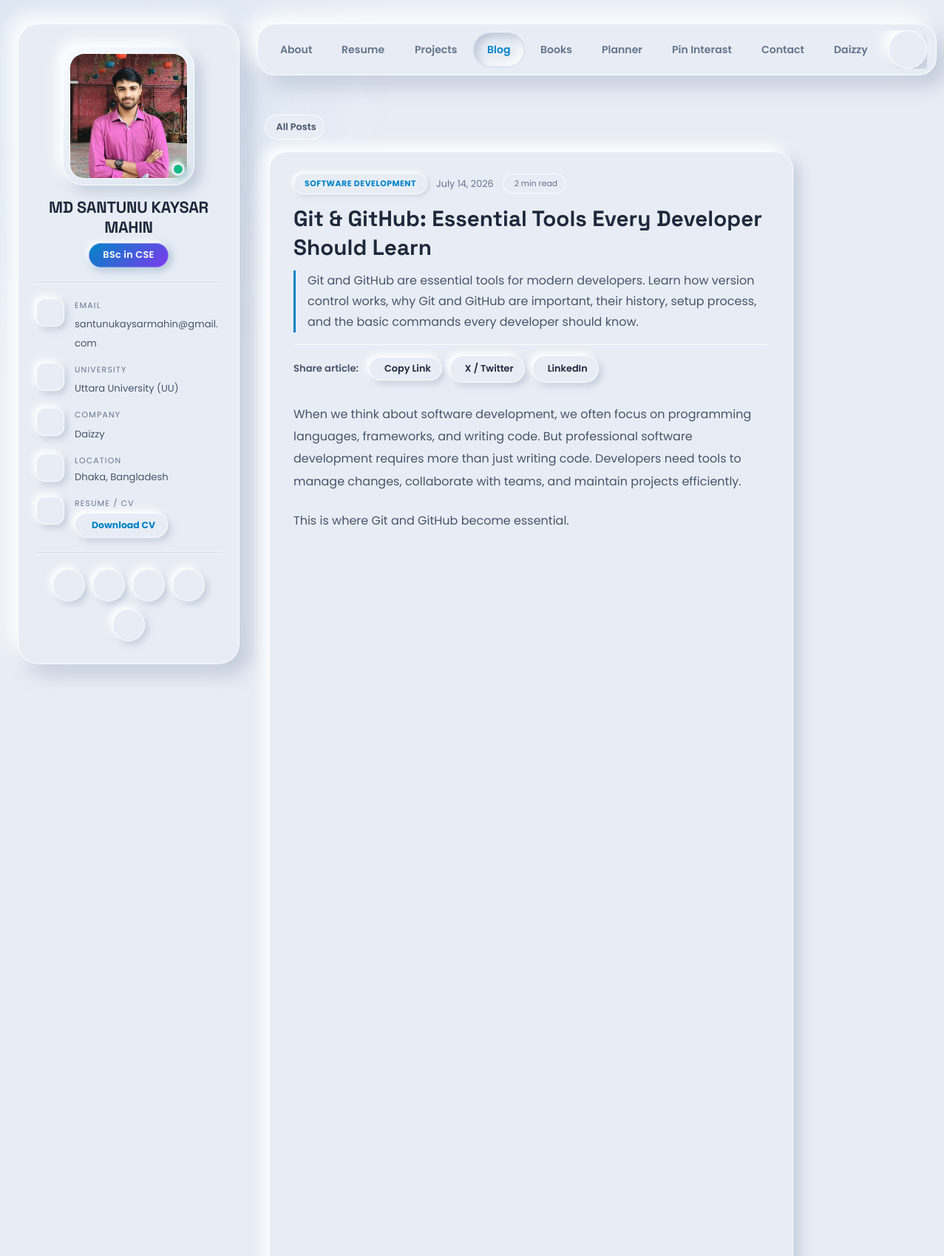
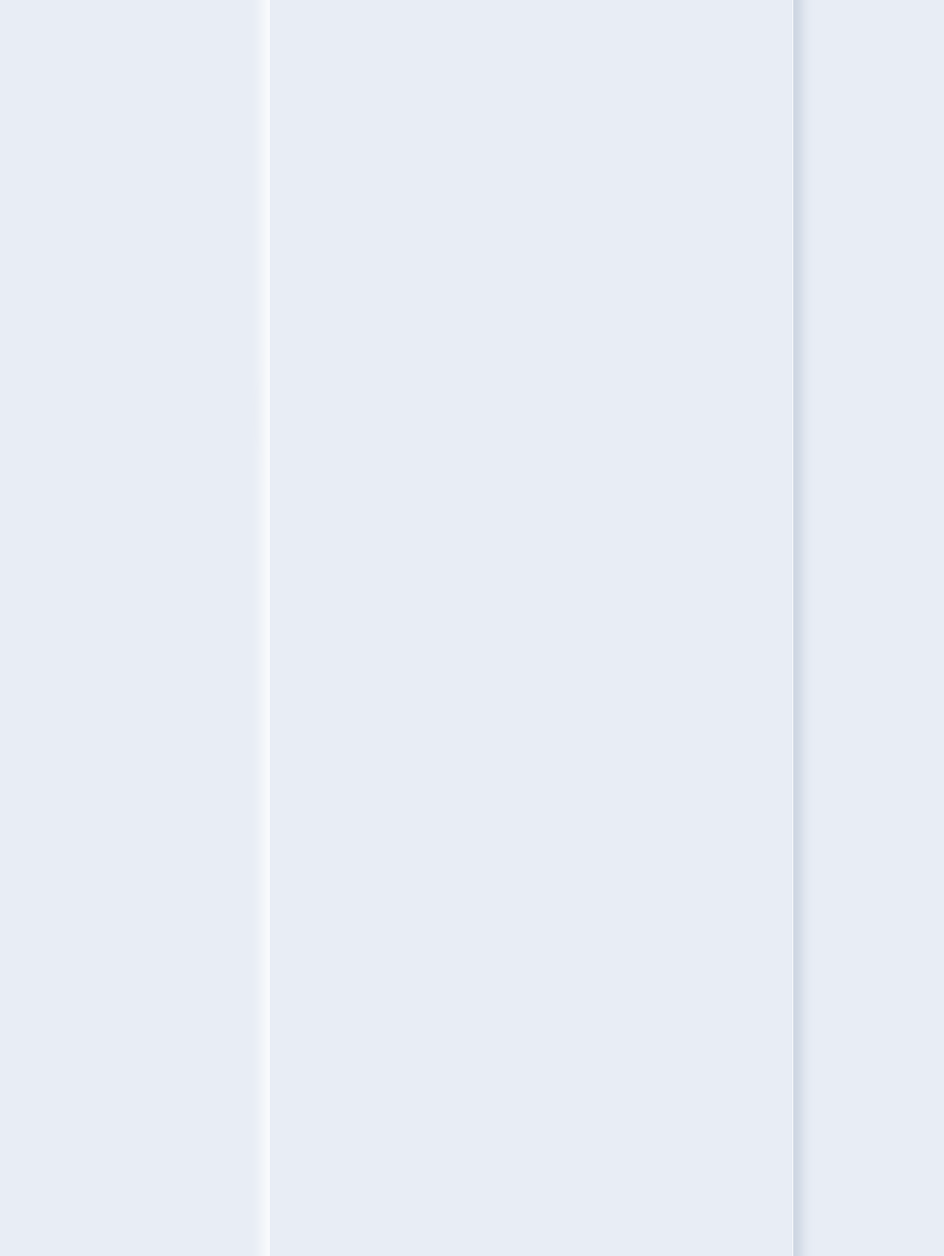
Screenshot of /blog/git-github-essential-tools-every-developer-should-learn/ (upper part) with the database file from the repository (2 pictures, top to bottom).
### portfolio/models.py (models this page shows, shortened)
class Profile(models.Model):
    name = models.CharField(max_length=100)
    title = models.CharField(max_length=200, help_text="e.g. Full Stack Django Developer")
    bio = models.TextField()
    email = models.EmailField()
    location = models.CharField(max_length=100, blank=True)
    company = models.CharField(max_length=100, blank=True)
    company_url = models.URLField(blank=True)
    university = models.CharField(max_length=200, blank=True)
    university_url = models.URLField(blank=True)
    github_url = models.URLField(blank=True)
    linkedin_url = models.URLField(blank=True)
    facebook_url = models.URLField(blank=True, help_text="Facebook profile or page URL")
    pinterest_url = models.URLField(blank=True, help_text="Pinterest profile URL")
    twitter_url = models.URLField(blank=True, help_text="Twitter / X profile URL")
    instagram_url = models.URLField(blank=True, help_text="Instagram profile URL")
    youtube_url = models.URLField(blank=True, help_text="YouTube channel or video URL")
    daizzy_url = models.URLField(blank=True, help_text="Daizzy external link URL")
    avatar = models.ImageField(upload_to='profile/', blank=True, null=True)
    cv = models.FileField(upload_to='cv/', blank=True, null=True, help_text="Upload your CV (PDF)")
    class Meta:
        verbose_name = "Profile"
        verbose_name_plural = "Profile"
    def get_social_links(self):
        links = []
        custom_links = list(self.social_links.filter(is_active=True).order_by('order', 'id'))
        for cl in custom_links:
            links.append({
                'platform': cl.platform,
                'label': cl.label or cl.get_platform_display(),
                'url': cl.url,
                'icon': cl.get_icon(),
            })
        existing_urls = {l['url'] for l in links}
        field_map = [
            ('github', 'GitHub', self.github_url, 'logo-github'),
            ('linkedin', 'LinkedIn', self.linkedin_url, 'logo-linkedin'),
            ('facebook', 'Facebook', self.facebook_url, 'logo-facebook'),
            ('pinterest', 'Pinterest', self.pinterest_url, 'logo-pinterest'),
            ('twitter', 'Twitter / X', self.twitter_url, 'logo-twitter'),
            ('instagram', 'Instagram', self.instagram_url, 'logo-instagram'),
            ('youtube', 'YouTube', self.youtube_url, 'logo-youtube'),
        ]
        for platform, label, url, icon in field_map:
            if url and url not in existing_urls:
                links.append({
                    'platform': platform,
                    'label': label,
                    'url': url,
                    'icon': icon,
                })
                existing_urls.add(url)
        return links

class SocialLink(models.Model):
    PLATFORM_CHOICES = [
        ('facebook', 'Facebook'),
        ('pinterest', 'Pinterest'),
        ('github', 'GitHub'),
        ('linkedin', 'LinkedIn'),
        ('twitter', 'Twitter / X'),
        ('instagram', 'Instagram'),
        ('youtube', 'YouTube'),
        ('discord', 'Discord'),
        ('telegram', 'Telegram'),
        ('kaggle', 'Kaggle'),
        ('leetcode', 'LeetCode'),
        ('dribbble', 'Dribbble'),
        ('behance', 'Behance'),
        ('medium', 'Medium'),
        ('whatsapp', 'WhatsApp'),
        ('custom', 'Custom / Website'),
    ]
    profile = models.ForeignKey(
        Profile, on_delete=models.CASCADE, related_name='social_links',
        null=True, blank=True, help_text="Link to profile"
    )
    platform = models.CharField(max_length=50, choices=PLATFORM_CHOICES, default='facebook')
    label = models.CharField(max_length=100, blank=True, help_text="Display label (e.g. 'Facebook Page', 'Pinterest Art')")
    url = models.URLField(help_text="Full link URL")
    icon_name = models.CharField(
        max_length=60, blank=True,
        help_text="Custom Ionicon name (leave blank to auto-detect from platform choice)"
    )
    order = models.PositiveIntegerField(default=0)
    is_active = models.BooleanField(default=True)
    class Meta:
        ordering = ['order', 'id']
        verbose_name = "Social Link"
        verbose_name_plural = "Social Links"
    def get_icon(self):
        if self.icon_name:
            return self.icon_name

class CustomNavLink(models.Model):
    title = models.CharField(max_length=60, help_text="Link title (e.g. Daizzy)")
    url = models.URLField(help_text="Target external or internal URL")
    icon_name = models.CharField(
        max_length=60, blank=True,
        help_text="Ionicon name e.g. sparkles-outline, globe-outline, open-outline, rocket-outline"
    )
    open_in_new_tab = models.BooleanField(default=True, help_text="Open in a new browser tab")
    is_active = models.BooleanField(default=True)
    order = models.PositiveIntegerField(default=0)
    class Meta:
        ordering = ['order', 'id']
        verbose_name = "Custom Nav Link"
        verbose_name_plural = "Custom Nav Links"
    def get_icon(self):
        return self.icon_name or 'open-outline'

### blog/models.py (models this page shows, shortened)
class BlogPost(models.Model):
    title = models.CharField(max_length=300)
    slug = models.SlugField(unique=True, blank=True, max_length=350)
    category = models.ForeignKey(Category, on_delete=models.SET_NULL, null=True, blank=True, related_name='posts')
    banner = models.ImageField(upload_to='blog/', blank=True, null=True)
    banner_url = models.URLField(max_length=1000, blank=True, null=True, help_text="Online image URL for the banner")
    excerpt = models.TextField(max_length=500, blank=True, help_text="Short summary shown on listing page")
    content = models.TextField()
    is_published = models.BooleanField(default=False)
    created_at = models.DateTimeField(auto_now_add=True)
    updated_at = models.DateTimeField(auto_now=True)
    class Meta:
        ordering = ['-created_at']
    @property
    def banner_image_url(self):
        if self.banner:
            return self.banner.url
        elif self.banner_url:
            return self.banner_url
        return None

class Category(models.Model):
    name = models.CharField(max_length=100)
    slug = models.SlugField(unique=True, blank=True)
    class Meta:
        verbose_name_plural = "Categories"
        ordering = ['name']

### blog/views.py (the view)
# urls.py: path('<slug:slug>/', views.blog_detail, name='detail'),
def blog_detail(request, slug):
    post = get_object_or_404(BlogPost.objects.prefetch_related('sections'), slug=slug, is_published=True)
    all_text = post.content + ' ' + ' '.join(
        (s.content or '') for s in post.sections.all()
    )
    word_count = len(all_text.split())
    reading_time_mins = max(1, math.ceil(word_count / 200))
    related = BlogPost.objects.filter(
        is_published=True, category=post.category
    ).exclude(pk=post.pk)[:3]
    context = {
        'post': post,
        'related': related,
        'reading_time_mins': reading_time_mins,
        'word_count': word_count,
    }
    return render(request, 'blog/blog_detail.html', context)

### blog/models.py (called while the page is built)
    @property
    def section_image_url(self):
        if self.image:
            return self.image.url
        elif self.image_url:
            return self.image_url
        return None

### portfolio/context_processors.py (called while the page is built)
def profile_context(request):
    profile = Profile.objects.first()
    custom_nav_links = list(CustomNavLink.objects.filter(is_active=True).order_by('order', 'id'))
    return {
        'profile': profile,
        'custom_nav_links': custom_nav_links,
    }

### templates/blog/blog_detail.html (shortened to what this page needs)
{% extends "base.html" %}
{% load static %}
{% block body_class %}page-subpage page-blog-detail{% endblock %}
{% block content %}
<div class="blog-main">
  <div class="blog-detail-header">
    <div class="blog-detail-header-inner">
      <a href="{% url 'blog:list' %}" class="back-btn">
         All Posts
      </a>
    </div>
  </div>
  <div class="blog-detail-layout">
    <article class="blog-post-article">
      <div class="blog-post-header">
        <div class="blog-post-meta">
          {% if post.category %}
          <span class="blog-cat-badge">{{ post.category.name }}</span>
          {% endif %}
          <time datetime="{{ post.created_at|date:'Y-m-d' }}">
             {{ post.created_at|date:"F j, Y" }}
          </time>
          {% if reading_time_mins %}
          <span class="blog-read-time-badge">
             {{ reading_time_mins }} min read
          </span>
          {% endif %}
        </div>
        <h1 class="blog-post-title">{{ post.title }}</h1>
        {% if post.excerpt %}
        <p class="blog-post-excerpt">{{ post.excerpt }}</p>
        {% endif %}
        <div class="article-share-bar">
          <span class="share-label">Share article:</span>
          <button type="button" class="article-share-btn" id="copyArticleLinkBtn" title="Copy article link" onclick="navigator.clipboard.writeText(window.location.href); this.classList.add('copied'); this.innerHTML='<ion-icon name=\'checkmark-outline\'></ion-icon> Copied!'; setTimeout(() => { this.classList.remove('copied'); this.innerHTML='<ion-icon name=\'link-outline\'></ion-icon> Copy Link'; }, 2500);">
             Copy Link
          </button>
          <a href="https://twitter.com/intent/tweet?text={{ post.title|urlencode }}&url={{ request.build_absolute_uri|urlencode }}" target="_blank" rel="noopener noreferrer" class="article-share-btn" title="Share on Twitter / X">
             X / Twitter
          </a>
          <a href="https://www.linkedin.com/sharing/share-offsite/?url={{ request.build_absolute_uri|urlencode }}" target="_blank" rel="noopener noreferrer" class="article-share-btn" title="Share on LinkedIn">
             LinkedIn
          </a>
        </div>
      </div>
      <div class="blog-post-content">
        {{ post.content|linebreaks }}
        {% if post.sections.all %}
        <div class="blog-post-sections">
        </div>
        {% endif %}
      </div>
    </article>
  </div>
</div>
{% endblock %}

### templates/base.html (shortened to what this page needs)
{% load static %}
<!DOCTYPE html>
<html lang="en" data-theme="light">
<head>
  <link rel="stylesheet" href="{% static 'css/style.css' %}?v=2.2">
  <link rel="stylesheet" href="{% static 'css/neumorphic.css' %}?v=2.5">
</head>
<body class="{% block body_class %}{% endblock %}">
  <div class="bg-blobs" aria-hidden="true">
  </div>
  <main>
    <aside class="sidebar" data-sidebar>
      <div class="sidebar-info">
        <figure class="avatar-box">
          {% if profile and profile.avatar %}
          <img src="{{ profile.avatar.url }}" alt="{{ profile.name }}" width="80">
          {% else %}
          <div class="avatar-placeholder">
            <ion-icon name="person-outline"></ion-icon>
          </div>
          {% endif %}
          <span class="status-dot" title="Available for opportunities" aria-label="Online status indicator"></span>
        </figure>
        <div class="info-content">
          <h1 class="name">{{ profile.name|default:"Your Name" }}</h1>
          <p class="title-badge">{{ profile.title|default:"Full Stack Developer" }}</p>
        </div>
      </div>
      <div class="sidebar-info-more">
        <div class="separator"></div>
        <ul class="contacts-list">
          {% if profile.email %}
          <li class="contact-item">
            <div class="icon-box"></div>
            <div class="contact-info">
              <p class="contact-title">Email</p>
              <a href="mailto:{{ profile.email }}" class="contact-link">{{ profile.email }}</a>
            </div>
          </li>
          {% endif %}
          {% if profile.university %}
          <li class="contact-item">
            <div class="icon-box">
            </div>
            <div class="contact-info">
              <p class="contact-title">University</p>
              {% if profile.university_url %}
              <a href="{{ profile.university_url }}" target="_blank" rel="noopener noreferrer" class="contact-link">
                {{ profile.university }}
              </a>
              {% else %}
              <span class="contact-link">
                {{ profile.university }}
              </span>
              {% endif %}
            </div>
          </li>
          {% endif %}
          {% if profile.company %}
          <li class="contact-item">
            <div class="icon-box"></div>
            <div class="contact-info">
              <p class="contact-title">Company</p>
              {% if profile.company_url %}
              <a href="{{ profile.company_url }}" target="_blank" class="contact-link">{{ profile.company }}</a>
              {% else %}
              <span class="contact-link">{{ profile.company }}</span>
              {% endif %}
            </div>
          </li>
          {% endif %}
          {% if profile.location %}
          <li class="contact-item">
            <div class="icon-box"></div>
            <div class="contact-info">
              <p class="contact-title">Location</p>
              <address>{{ profile.location }}</address>
            </div>
          </li>
          {% endif %}
          {% if profile.cv %}
          <li class="contact-item cv-item">
            <div class="icon-box"></div>
            <div class="contact-info">
              <p class="contact-title">Resume / CV</p>
              <a href="{{ profile.cv.url }}" target="_blank" class="contact-link cv-download-btn">
                 Download CV
              </a>
            </div>
          </li>
          {% endif %}
        </ul>
        <div class="separator"></div>
        <ul class="social-list">
          {% for item in profile.get_social_links %}
          <li class="social-item">
            <a href="{{ item.url }}" target="_blank" rel="noopener noreferrer" class="social-link" title="{{ item.label }}">
            </a>
          </li>
          {% endfor %}
        </ul>
      </div>
    </aside>
    <div class="main-content">
      <nav class="navbar" id="mainNavbar">
        <ul class="navbar-list" id="desktopNavList">
          <li class="navbar-item">
            <button class="navbar-link active" data-nav-link data-target="about">About</button>
          </li>
          <li class="navbar-item">
            <button class="navbar-link" data-nav-link data-target="resume">Resume</button>
          </li>
          <li class="navbar-item">
            <button class="navbar-link" data-nav-link data-target="projects">Projects</button>
          </li>
          <li class="navbar-item">
            <a href="{% url 'blog:list' %}" class="navbar-link">Blog</a>
          </li>
          <li class="navbar-item">
            <a href="{% url 'books:list' %}" class="navbar-link">Books</a>
          </li>
          <li class="navbar-item">
            <a href="{% url 'time_tracker:board' %}" class="navbar-link">Planner</a>
          </li>
          <li class="navbar-item">
            <a href="{% url 'pin_interast:board_list' %}" class="navbar-link">Pin Interast</a>
          </li>
          <li class="navbar-item">
            <button class="navbar-link" data-nav-link data-target="contact">Contact</button>
          </li>
          {% for nav in custom_nav_links %}
          <li class="navbar-item">
            <a href="{{ nav.url }}" {% if nav.open_in_new_tab %}target="_blank" rel="noopener noreferrer"{% endif %} class="navbar-link nav-external-link" title="{{ nav.title }}">
              {{ nav.title }}
            </a>
          </li>
          {% endfor %}
          <li class="navbar-item desktop-theme-item">
            <button class="theme-toggle theme-toggle-desktop" id="themeToggle" type="button" title="Toggle dark / light mode" aria-label="Toggle theme">
            </button>
          </li>
        </ul>
      </nav>
      <div id="spa-content-viewport">
        {% block content %}{% endblock %}
      </div>
    </div>
  </main>
</body>
</html>

### rows the page displays
Profile: avatar (picture), name "MD SANTUNU KAYSAR MAHIN", title "BSc in CSE", email "santunukaysarmahin@gmail.com", university "Uttara University (UU)", company "Daizzy", location "Dhaka, Bangladesh"
CustomNavLink: title "Daizzy"
BlogPost: category.name "SOFTWARE DEVELOPMENT", created_at "July 14, 2026", title "Git & GitHub: Essential Tools Every Developer Should Learn", excerpt "Git and GitHub are essential tools for modern developers. Learn how version control works, why Git and GitHub are important, their history, setup process, and the basic commands every developer should know.", content "When we think about software development, we often focus on programming languages, frameworks, and writing code. But professional software development requires more than just writing code. Developers need tools to manage changes, collaborate with teams, and maintain projects efficiently. This is where Git and GitHub become essential."

### other values shown
{{ reading_time_mins }} "2"
